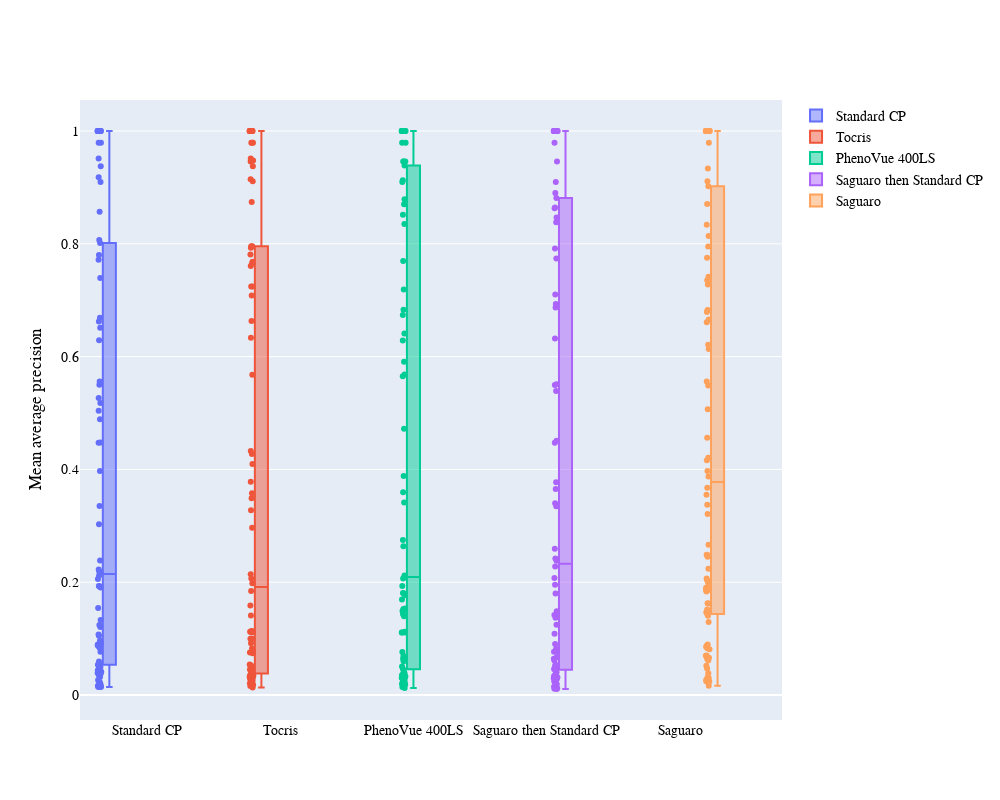

Notebook source saved alongside this figure:
### Code cell
combined_box_plot_trmts = go.Figure()
labels = {'BR00122250_normalized_pc':'Standard CP', 'BR00122246_normalized_pc':'Tocris','BR00122247_normalized_pc':'PhenoVue 400LS','BR00122248_normalized_pc':'Saguaro then Standard CP','BR00122249_normalized_pc':'Saguaro'}
for i in subset_df_trmts.keys():
    combined_box_plot_trmts.add_trace(go.Box(y=subset_df_trmts[i].iloc[:,1], name = labels[i], boxpoints ='all'))

combined_box_plot_trmts.update_layout(height=800,width=1000, font_family='Arial', font=dict(size=14, color='Black'), boxmode='group',yaxis_title = 'Mean average precision')
